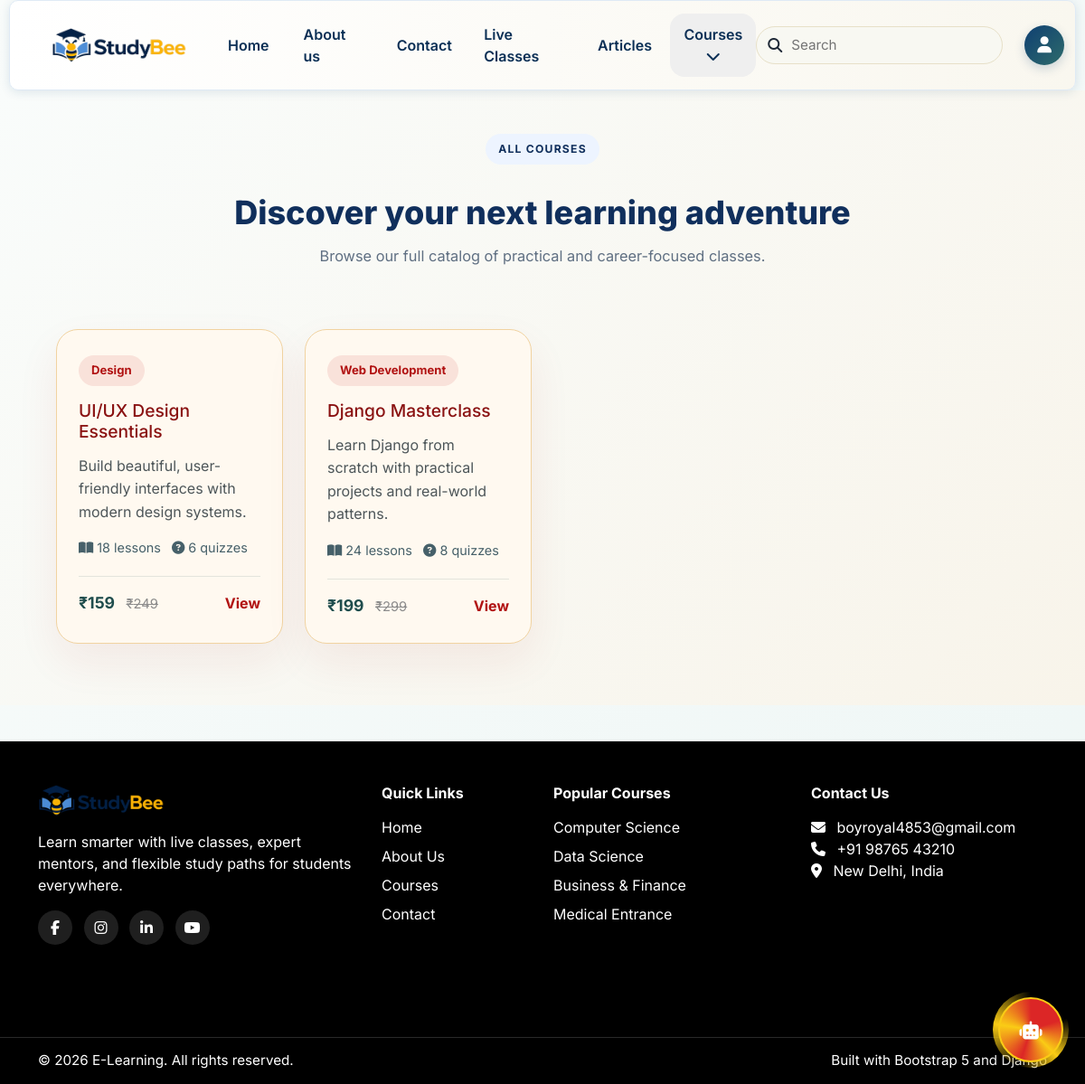
Page /courses/ on the committed database.
### studybee/models.py (models this page shows, shortened)
class Course(models.Model):
    title = models.CharField(max_length=200)
    slug = models.SlugField(max_length=220, unique=True)
    category = models.CharField(max_length=120)
    instructor = models.CharField(max_length=150)
    description = models.TextField()
    price = models.PositiveIntegerField(default=0)
    discount_price = models.PositiveIntegerField(default=0)
    language = models.CharField(max_length=80, default='English')
    duration = models.CharField(max_length=80)
    total_lessons = models.PositiveIntegerField(default=0)
    total_quizzes = models.PositiveIntegerField(default=0)
    created_at = models.DateTimeField(auto_now_add=True)
    updated_at = models.DateTimeField(auto_now=True)
    class Meta:
        verbose_name = 'Course'
        verbose_name_plural = 'Courses'
        ordering = ['-created_at']

### studybee/views.py (the view)
# urls.py: path('courses/', course_list_view, name='courses'),
def course_list_view(request):
    courses = Course.objects.all().order_by('-created_at')
    return render(request, 'courses.html', {'courses': courses})

### studybee/context_processors.py (called while the page is built)
def navbar_courses(request):
    return {
        'navbar_courses': Course.objects.all().order_by('category', 'title')[:12]
    }

### templates/courses.html (shortened to what this page needs)
{% extends 'base.html' %}
{% load static %}
{% block content %}
<section class="courses-page py-5">
    <div class="container">
        <div class="section-header text-center mb-5">
            <span class="section-label">All Courses</span>
            <h2>Discover your next learning adventure</h2>
            <p>Browse our full catalog of practical and career-focused classes.</p>
        </div>
        <div class="courses-grid">
            {% for course in courses %}
            <article class="course-card">
                <div class="course-tag">{{ course.category }}</div>
                <h3>{{ course.title }}</h3>
                <p>{{ course.description|truncatechars:120 }}</p>
                <div class="course-meta">
                    <span><i class="fa-solid fa-book-open"></i> {{ course.total_lessons }} lessons</span>
                    <span><i class="fa-solid fa-circle-question"></i> {{ course.total_quizzes }} quizzes</span>
                </div>
                <div class="course-footer">
                    <div>
                        <strong>₹{{ course.discount_price }}</strong>
                        {% if course.discount_price < course.price %}
                        <span class="old-price">₹{{ course.price }}</span>
                        {% endif %}
                    </div>
                    <a href="{% url 'course_detail' course.slug %}" class="course-link">View</a>
                </div>
            </article>
            {% endfor %}
        </div>
    </div>
</section>
{% endblock %}

### templates/base.html (shortened to what this page needs)
<!DOCTYPE html>
<html lang="en">
<head>
    {% load static %}
    <link href="https://cdn.jsdelivr.net/npm/bootstrap@5.3.3/dist/css/bootstrap.min.css" rel="stylesheet">
    <link rel="stylesheet" href="{% static 'css/style.css' %}">
    <link rel="stylesheet" href="{% static 'css/live-class.css' %}">
    <link rel="stylesheet" href="{% static 'css/articles.css' %}">
    <link rel="stylesheet" href="https://cdnjs.cloudflare.com/ajax/libs/font-awesome/6.5.2/css/all.min.css">
</head>
<body>
    <header class="top-nav">
        <a href="{% url 'home' %}" class="nav-brand" aria-label="Home">
            <img src="{% static 'assets/logo.png' %}" alt="E-Learning logo">
        </a>
        <nav class="nav-links">
            <a href="{% url 'home' %}">Home</a>
            <a href="{% url 'about' %}">About us</a>
            <a href="{% url 'contact' %}">Contact</a>
            <a href="{% url 'live_classes' %}">Live Classes</a>
            <a href="{% url 'articles' %}">Articles</a>
            <div class="dropdown">
                <button type="button" class="dropbtn" aria-expanded="false" aria-haspopup="true">Courses <i class="fa-solid fa-chevron-down"></i></button>
            </div>
        </nav>
        <div class="nav-actions">
            <div class="search-box">
                <i class="fa-solid fa-magnifying-glass"></i>
                <input type="text" placeholder="Search">
            </div>
            <div class="profile-menu">
                {% if user.is_authenticated %}
                    <div class="dropdown">
                        <button class="profile-btn dropdown-toggle" type="button" id="profileDropdown" data-bs-toggle="dropdown" aria-expanded="false" aria-label="Profile menu">
                            {% if user.profile_image %}
                                <img src="{{ user.profile_image.url }}" alt="{{ user.full_name }}" class="profile-avatar" title="{{ user.full_name }}">
                            {% else %}
                                <i class="fa-solid fa-user"></i>
                            {% endif %}
                        </button>
                        <ul class="dropdown-menu dropdown-menu-end profile-dropdown-menu" aria-labelledby="profileDropdown">
                            <li class="dropdown-header px-3 py-2">
                                <div class="d-flex align-items-center gap-2">
                                    {% if user.profile_image %}
                                        <img src="{{ user.profile_image.url }}" alt="{{ user.full_name }}" class="profile-avatar-sm" style="width: 32px; height: 32px; border-radius: 50%; object-fit: cover;">
                                    {% else %}
                                        <div class="bg-primary text-white rounded-circle d-flex align-items-center justify-content-center" style="width: 32px; height: 32px; font-size: 16px;">
                                            <i class="fa-solid fa-user"></i>
                                        </div>
                                    {% endif %}
                                    <div>
                                        <div class="fw-bold">{{ user.full_name }}</div>
                                        <small class="text-muted d-block">{{ user.email }}</small>
                                    </div>
                                </div>
                            </li>
                            <li><hr class="dropdown-divider"></li>
                            <li><a class="dropdown-item" href="{% url 'dashboard' %}" title="View your dashboard">
                                <i class="fa-solid fa-gauge me-2"></i>My Dashboard
                            </a></li>
                            <li><a class="dropdown-item" href="{% url 'profile' %}" title="Edit your profile">
                                <i class="fa-solid fa-user-pen me-2"></i>My Profile
                            </a></li>
                            <li><hr class="dropdown-divider"></li>
                            <li><a class="dropdown-item text-danger" href="{% url 'logout' %}" title="Sign out from your account">
                                <i class="fa-solid fa-sign-out-alt me-2"></i>Logout
                            </a></li>
                        </ul>
                    </div>
                {% else %}
                    <div class="dropdown">
                        <button class="profile-btn dropdown-toggle" type="button" id="authDropdown" data-bs-toggle="dropdown" aria-expanded="false" aria-label="Authentication menu">
                            <i class="fa-solid fa-user"></i>
                        </button>
                    </div>
                {% endif %}
            </div>
        </div>
    </header>
    <main>
        {% block content %}{% endblock %}
    </main>
    <button class="ai-chat-toggle btn btn-danger" type="button" data-bs-toggle="offcanvas" data-bs-target="#aiChatPanel" aria-controls="aiChatPanel" aria-label="Open AI chat">
        <i class="fa-solid fa-robot fa-lg"></i>
    </button>
    <footer class="site-footer">
        <div class="container py-5">
            <div class="row g-4">
                <div class="col-lg-4 col-md-6">
                    <img class="footer-logo" src="{% static 'assets/logo.png' %}" alt="E-Learning logo">
                    <p class="mb-3 mt-3">Learn smarter with live classes, expert mentors, and flexible study paths for students everywhere.</p>
                    <div class="social-links">
                        <a href="#"><i class="fa-brands fa-facebook-f"></i></a>
                        <a href="#"><i class="fa-brands fa-instagram"></i></a>
                        <a href="#"><i class="fa-brands fa-linkedin-in"></i></a>
                        <a href="#"><i class="fa-brands fa-youtube"></i></a>
                    </div>
                </div>
                <div class="col-lg-2 col-md-6">
                    <h6 class="fw-bold mb-3">Quick Links</h6>
                    <ul class="list-unstyled footer-links">
                        <li><a href="{% url 'home' %}">Home</a></li>
                        <li><a href="{% url 'about' %}">About Us</a></li>
                        <li><a href="{% url 'courses' %}">Courses</a></li>
                        <li><a href="{% url 'contact' %}">Contact</a></li>
                    </ul>
                </div>
                <div class="col-lg-3 col-md-6">
                    <h6 class="fw-bold mb-3">Popular Courses</h6>
                    <ul class="list-unstyled footer-links">
                        <li><a href="#">Computer Science</a></li>
                        <li><a href="#">Data Science</a></li>
                        <li><a href="#">Business & Finance</a></li>
                        <li><a href="#">Medical Entrance</a></li>
                    </ul>
                </div>
                <div class="col-lg-3 col-md-6">
                    <h6 class="fw-bold mb-3">Contact Us</h6>
                    <ul class="list-unstyled footer-links">
                        <li><i class="fa-solid fa-envelope me-2"></i> boyroyal4853@gmail.com</li>
                        <li><i class="fa-solid fa-phone me-2"></i> +91 98765 43210</li>
                        <li><i class="fa-solid fa-location-dot me-2"></i> New Delhi, India</li>
                    </ul>
                    <div class="footer-map mt-4" style="width: 100px; height: 100px; overflow: hidden; border-radius: 16px;">
                        <iframe
                            src="https://www.google.com/maps/embed?pb=!1m18!1m12!1m3!1d14028.637524087361!2d77.1668704!3d28.5729209!2m3!1f0!2f0!3f0!3m2!1i1024!2i768!4f13.1!3m3!1m2!1s0x390ce32b8e8a6a11%3A0xbf20b761a9b3290!2sNew%20Delhi%2C%20Delhi!5e0!3m2!1sen!2sin!4v1700849248548!5m2!1sen!2sin"
                            width="100"
                            height="100"
                            style="border:0;"
                            allowfullscreen=""
                            loading="lazy"
>
                        </iframe>
                    </div>
                </div>
            </div>
        </div>
        <div class="footer-bottom">
            <div class="container d-flex justify-content-between flex-wrap gap-2">
                <span>© 2026 E-Learning. All rights reserved.</span>
                <span>Built with Bootstrap 5 and Django</span>
            </div>
        </div>
    </footer>
</body>
</html>

### static/css/live-class.css (style rules this page uses)
:root { --live-primary: #0f3f72; --live-primary-dark: #0b2f55; --live-gold: #f7b800; --live-gold-soft: #fff3c4; --live-surface: #ffffff; --live-soft: #edf5ff; --live-muted: #5f6f83; --live-border: rgba(15, 63, 114, 0.12); --live-danger: #e53935; --live-success: #178a57; --live-warning: #f59e0b; }

### static/css/articles.css (style rules this page uses)
:root { --article-blue: #102f5c; --article-blue-soft: #edf4ff; --article-gold: #f7b800; --article-gold-soft: #fff4cb; --article-text: #1f2937; --article-muted: #5f6f82; --article-border: rgba(16, 47, 92, 0.12); --article-card-shadow: rgba(16, 47, 92, 0.12); }
.section-header { text-align: center; margin-bottom: 42px; }
.section-label { display: inline-block; background: var(--article-blue-soft); color: var(--article-blue); border-radius: 999px; padding: 0.5rem 0.9rem; font-size: 0.76rem; font-weight: 700; letter-spacing: 0.1em; text-transform: uppercase; }
.section-header h2 { margin: 18px 0 14px; font-size: clamp(2rem, 3vw, 3rem); color: var(--article-blue); font-weight: 800; }
.section-header p { margin: 0 auto; max-width: 680px; color: var(--article-muted); font-size: 1.02rem; }

### rows in the picture
Course: category "Design", title "UI/UX Design Essentials", description "Build beautiful, user-friendly interfaces with modern design systems.", total_lessons "18", total_quizzes "6", discount_price "159", price "249"
Course: category "Web Development", title "Django Masterclass", description "Learn Django from scratch with practical projects and real-world patterns.", total_lessons "24", total_quizzes "8", discount_price "199", price "299"
